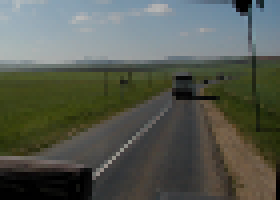
#> input picture 02-segmentation/data/terrain_small.png, 70 x 50 px, found by its file name (shown 4 times larger)
$ jupyter execute --allow-errors 02_mean_shift.ipynb   (shell and % lines are left out)
#> lines starting #> are read from the running program, lines starting #| are printed output that depends on the picture
# Mean-Shift Clustering and Segmentation

In the first part of this task you will implement the *mean-shift* clustering algorithm in a general way (not specifically for anything to do with images, just simply for n-dimensional data points).

Then in the second part you will apply mean-shift for image segmentation, by clustering data points that represent pixels (e.g. the colors).

### Recap from the lecture
The *mean-shift* algorithm clusters an $n$-dimensional data set (i.e., each data point is described by a feature vector of $n$ values) by associating each point with a peak in the estimated probability density of the dataset's distribution. Points associated with the "same" peak (up to some small threshold) become members of the same cluster.

For each point, mean-shift finds the associated peak by first defining a spherical window of radius $r$ centered on that point, and computing the **mean** of the points that lie within the window. The algorithm then **shifts** the window to be centered on that mean and repeats these steps until convergence, i.e., until the shift is smaller than a specified threshold. At each iteration the window shifts to a more densely populated portion of the data set until a peak is reached, where the data is approximately equally distributed in the window.

[cell 1]
import numpy as np
import matplotlib.pyplot as plt
import time
import imageio
from mpl_toolkits.mplot3d import Axes3D
import cv2
import os

## Finding a peak from a query point
Implement the peak searching process as the function `find_peak(data, query, radius)` where

 * `data` is a $p \times n$ matrix containing $p$ data points; each point is defined by an $n$-dimensional row vector of feature values
 * `query` is the $n$-dimensional starting point from which we wish to compute a density peak
 * `radius` is the search window radius.

Return the peak as an $n$-dimensional vector.

**Hints:** You can use `np.linalg.norm` to compute the Euclidean norm of a vector. You can also index NumPy arrays with Boolean arrays, e.g. to select only rows that fulfil some criterion.

[cell 2]
# POINTS: 2

def find_peak(data, query, radius):
    # YOUR CODE HERE
    raise NotImplementedError()

We will now use the synthetic dataset `gaussian_mixture_samples_3d.csv` to test your implementation. The data points in this file are 2000 samples from two 3D Gaussian distributions. The following plots only show the projection on the XY plane.

#> (a cell that did not finish here is left out)

## Clustering all points
Implement `mean_shift(data, radius)`, which calls `find_peak` for each point and then assigns a label to each point according to its peak.
`mean_shift` should return two arrays: `peaks` and `labels`.

  * `peaks` is a matrix with $k$ rows, storing the found density peaks, where $k$ is the data-dependent number of clusters found.
  * `labels` is a $p$-sized vector that has an entry for each data point, storing its associated cluster label (an integer)

Similar peaks within a distance of `radius/2` should be considered the same and should be merged after each call to `find_peak`. More specifically, if the peak computed for a data point already exists in `peaks` (according to the distance threshold), then discard the newly computed peak and give the label of the already existing peak to the considered data point.

[cell 4]
# POINTS: 4

# [6 lines left out: function mean_shift, not called in this run]

Now check the result of your implementation. The found peaks (cluster centers) are shown as black X marks. You can rotate the interactive 3D plots with the mouse (but it may be somewhat slow).

[cell 5]
# [29 lines left out: function plot_3d_clusters, not called in this run]

#> (the rest of this cell did not finish here and is left out)

## Speedups

As described so far, the mean-shift algorithm is too slow to be used for image segmentation where each data point corresponds to a pixel, there are just too many pixels in normal sized images. Therefore, you should incorporate the following two speedups from the lecture into your implementation.

**First speedup**: upon finding a new peak, associate each data point within `radius` distance from that peak with the cluster defined by that peak. This speedup is known as the *“basin of attraction”* and is based on the intuition that points within one window size distance from the peak will, with high probability, converge to that peak.

Call the new function `mean_shift_opt`.

[cell 6]
# POINTS: 3

# [7 lines left out: function mean_shift_opt, not called in this run]

Now run the code to check the result.

#> (a cell that did not finish here is left out)

The **second speedup** is based on a similar principle: Associate points within a distance $\mathtt{radius}/c$ of the search path with the converged peak ($c$ is some constant value). Use $c = 3$ for this assignment.

To realize this speedup, you will need to modify `find_peak` into `find_peak_opt`, which returns two values: `peak` and `is_near_search_path`. The latter should be a Boolean output vector of length $p$ (number of data points) containing `True` for each point that we encountered within a distance $\mathtt{radius}/c$ on our search path, and `False` for the others. Then use this Boolean vector in a new version of `mean_shift_opt`, called `mean_shift_opt2` to do the label assignments accordingly.

[cell 8]
# POINTS: 3

# [13 lines left out: functions find_peak_opt, mean_shift_opt2, not called in this run]

#> (the rest of this cell did not finish here and is left out)

Which radius gives good results and how would you choose it in general? Can the speedups change the result? If yes, did it get worse in this particular case?

*POINTS: 3*

YOUR ANSWER HERE

## Image Segmentation by Mean-Shift

Now use your mean-shift implementation from above to segment images. Note that although very efficient mean-shift implementations exist, our version here may take several minutes per image. Debug using small images.

Implement the function `mean_shift_segment(im, radius)` where `im` is an input RGB image of shape $\mathtt{height}\times\mathtt{width}\times 3$ and `radius` is the parameter associated with the mean-shift algorithm. The output should be `data`, `peaks`, `labels`, `segmented_image`:

* `data` is the array of the data points that you input to the mean-shift algorithm, with $p$ rows and 3 columns.
* `peaks` and `labels` are simply the results returned by the `mean_shift` call (without changing them).
* The `segmented_image` is constructed by assigning to each pixel the color value of the corresponding cluster's peak.

You will need to reshape (`np.reshape`) the image array before feeding it to your mean-shift clustering function. Also, do not forget to convert the pixel values to floating point, using `somearray.astype(float)` and then convert the result back to 8-bit unsigned integers using `somearray.astype(np.uint8)`.

Segment the image `terrain_small.png` using `radius` 15.

[cell 9]
# POINTS: 1

def mean_shift_segment(im, radius):
    # YOUR CODE HERE
    raise NotImplementedError()
    return data, peaks, labels, segmented_im

[cell 10]
def make_label_colormap():
    """Create a color map for visualizing the labels themselves,
    such that the segment boundaries become more visible, unlike
    in the visualization using the cluster peak colors.
    """
    import matplotlib.colors
    rng = np.random.RandomState(2)
    values = np.linspace(0, 1, 20)
    colors = plt.cm.get_cmap('hsv')(values)
    rng.shuffle(colors)
    return matplotlib.colors.ListedColormap(colors)

label_cmap = make_label_colormap()

im = imageio.imread('terrain_small.png')
#> im is the input picture: shape (50, 70, 3); mean R, G, B 86.4, 91, 81.6
start_time = time.time()
#> (the rest of this cell did not finish here and is left out)

duration= time.time()-start_time
print(f'Took {duration:.2f} s')

fig = plt.figure(figsize=(9.5,8))
ax = fig.add_subplot(2, 2, 1)
ax.set_title('Original Image')
ax.imshow(im)

ax = fig.add_subplot(2, 2, 2)
ax.set_title('Segmented')
ax.imshow(segmented_im)

ax = fig.add_subplot(2, 2, 3)
ax.set_title('Labels')
ax.imshow(labels.reshape(im.shape[:2]), cmap=label_cmap)

ax = fig.add_subplot(2, 2, 4, projection='3d')
ax.set_title(f'RGB space')
plot_3d_clusters(ax, data, labels, peaks, colors='rgb', axis_names='RGB')
fig.tight_layout()

## Segmentation in LUV color space
Note that mean-shift uses the Euclidean distance metric. Unfortunately, the Euclidean distance in RGB color space does not correlate well to color difference as perceived by people. For example in the green portion of RGB space, large distances are perceived as the roughly same color, whereas in the blue part a small RGB-distance may cause a large change in perceived color. For this reason we will now use the non-linear LUV color space, where the Euclidean distance better models the perceived difference in color.

In the function `mean_shift_segment_luv(...)` cluster the image data in LUV color space by first converting the RGB color vectors to LUV using OpenCV: `cv2.cvtColor(rgb_image, cv2.COLOR_RGB2LUV)`. Then convert the resulting cluster centers back to RGB using `cv2.cvtColor(luv_image, cv2.COLOR_LUV2RGB)`.

If we want to include spatial *position information* in the feature vectors as well, we can make the feature vectors 5 dimensional by specifying in addition to the the L, U, and V values also the x, and y coordinates of each pixel. Write a function `mean_shift_segment_luv_pos(im, radius)` that does this. **Hint:** useful functions are `np.arange`, `np.meshgrid`, `np.concatenate`, `np.expand_dims`).

[cell 11]
# POINTS: 2

def mean_shift_segment_luv(im, radius):
    # YOUR CODE HERE
    raise NotImplementedError()
    return data, peaks, labels, segmented_im

# [4 lines left out: function mean_shift_segment_luv_pos, not called in this run]

[cell 12]
im = imageio.imread('terrain_small.png')
#> (the rest of this cell did not finish here and is left out)

## Experiment with the parameters

How does the `radius` and the choice of the feature vector affect the resulting segmentations? What effect does adding position information have? Can you suggest any extensions that might avoid many of the situations where single regions are over-segmented into multiple regions?

*POINTS: 3*

YOUR ANSWER HERE

[cell 13]
radii = [5, 10, 20]
fig, axes = plt.subplots(len(radii), 3, figsize=(15, 15))
#> (the rest of this cell did not finish here and is left out)

## [BONUS] Test it on a larger image

Run your algorithm on at least one larger (approx. 300x200) test image using your own choice of `radius` and feature vector definition. One source for possible test images is the dataset of images available at http://www.eecs.berkeley.edu/Research/Projects/CS/vision/grouping/segbench/. You can also try the example images included in the scikit-image library, e.g. `import skimage.data; im = skimage.data.astronaut()`. Or any image from anywhere.

Processing can take several minutes for larger images.

[cell 14]
# POINTS: 0

import skimage.data
im = skimage.data.astronaut()
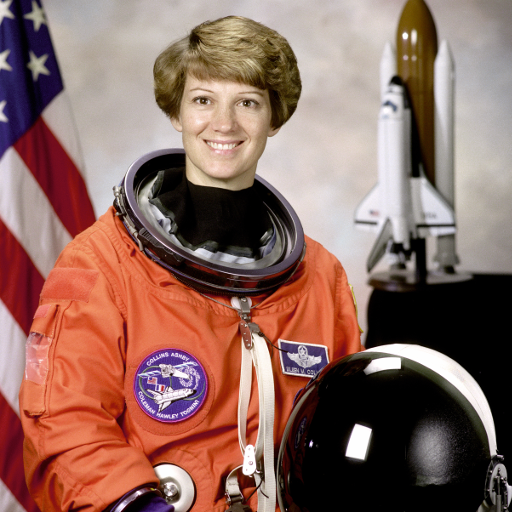
#> input picture skimage.data.astronaut(), 512 x 512 px
#> im is the input picture: shape (512, 512, 3); mean R, G, B 141.6, 105.8, 96.5
im = cv2.resize(im, (256,256))
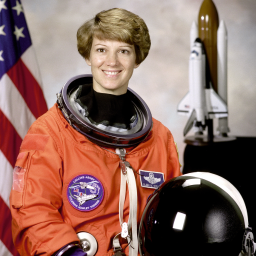
#> im: shape (256, 256, 3); mean R, G, B 141.7, 105.9, 96.6

# YOUR CODE HERE
#> (the rest of this cell did not finish here and is left out)

$ run again, with 02-segmentation/data/cars.jpg saved as 02-segmentation/data/terrain_small.png
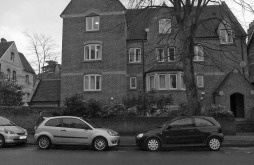
#> input picture 02-segmentation/data/cars.jpg, 254 x 165 px, found by its file name
#> im is the input picture: shape (165, 254); min 0, max 255, mean 86.4
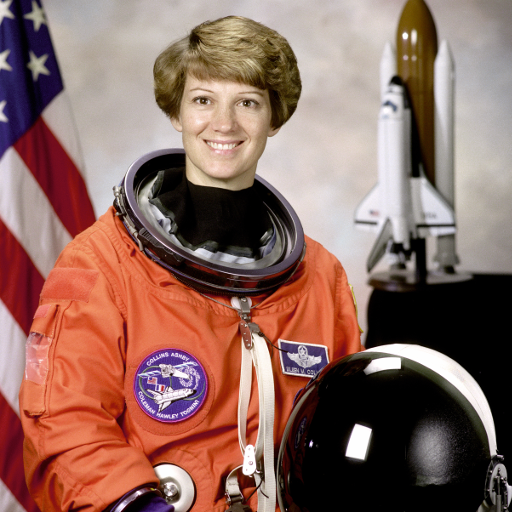
#> input picture skimage.data.astronaut(), 512 x 512 px
#> im is the input picture: shape (512, 512, 3); mean R, G, B 141.6, 105.8, 96.5
#> im: shape (256, 256, 3)
